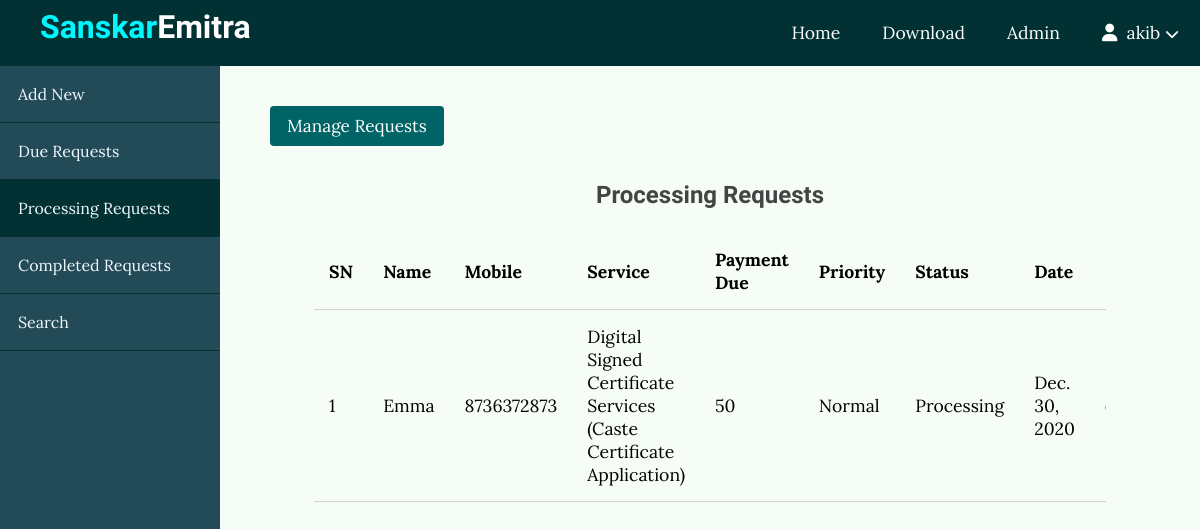
Page /customer/processing (signed in) on the committed database.
### customer/models.py (models this page shows)
class CustomerRecord(models.Model):
    name = models.CharField(max_length=64)
    mobile = models.CharField(max_length=10)
    service = models.CharField(max_length=25)
    subservice = models.CharField(max_length=25)
    payment = models.IntegerField()
    advance = models.IntegerField(default=0)
    priority = models.CharField(max_length=6)
    status = models.CharField(max_length=10, default='Due')
    date = models.DateField(auto_now_add=True, blank=False)

### customer/views.py (the view)
# urls.py: path('processing', views.processing_view, name='processing'),
@login_required(login_url="emitr:login")
def processing_view(request):
    records = CustomerRecord.objects.filter(status='Processing').order_by('-date')
    PaymentList = []
    for record in records:
        PaymentList.append((record.payment - record.advance))
    return render(request, 'customer/processing.html', {
        'records': zip(records, PaymentList)
    })

### customer/templates/customer/processing.html (shortened to what this page needs)
{% extends 'customer/layout.html' %}
{% block main %}
    <div class="admin-content">
        <div class="button-group">
            <div class="left">
                <button class="btn"><a href="{% url 'customer:manage_processing' %}">Manage Requests</a></button>
            </div>
        </div>
        <div class="content">
            <h2 class="page-title">Processing Requests</h2>
            <table>
                <thead>
                    <th>SN</th>
                    <th>Name</th>
                    <th>Mobile</th>
                    <th>Service</th>
                    <th>Payment Due</th>
                    <th>Priority</th>
                    <th>Status</th>
                    <th>Date</th>
                    <th colspan="1"></th>
                </thead>
                <tbody>
                    {% for record, RemainingPayment in records %}
                    <tr>
                        <td>{{ forloop.counter }}</td>
                        <td>{{ record.name }}</td>
                        <td>{{ record.mobile }}</td>
                        <td>{{ record.service }} ({{ record.subservice }})</td>
                        <td>{{ RemainingPayment }}</td>
                        <td>{{ record.priority }}</td>
                        <td>{{ record.status }}</td>
                        <td>{{ record.date }}</td>
                        <td><a href="{% url 'customer:edit' record.id %}" class="edit">edit</a></td>
                    </tr>
                    {% empty %}
                        <td colspan="9" style="text-align: center;"><h3>No Record to Show!</h3></td>
                    {% endfor %}
                </tbody>
            </table>
        </div>
    </div>
{% endblock %}

### customer/templates/customer/layout.html (shortened to what this page needs)
<!DOCTYPE html>
<html lang="en">
<head>
    {% load static %}
    <link href="{% static 'css/style.css' %}" rel="stylesheet">
    <link href="{% static 'css/admin.css' %}" rel="stylesheet">
</head>
<body>
    <header>
        <div class="logo">
            <h1 class="logo-text"><a href="{% url 'emitr:index' %}"><span>Sanskar</span>Emitra</a></h1>
        </div>
        {% if request.user.is_authenticated %}
        <ul class="nav">
            <li><a href="{% url 'emitr:index' %}">Home</a></li>
            <li><a href="{% url 'customer:download' %}">Download</a></li>
            <li><a href="{% url 'admin:index' %}" target="_blank">Admin</a></li>
            <li onclick="dropdownFunction()">
                <div>
                    <i class="fas fa-user"></i>
                    &nbsp;{{ request.user }}
                    <i class="fas fa-chevron-down" style="font-size: .8em;"></i>
                </div>
            </li>
        </ul>
        {% endif %}
    </header>
    <div class="admin-wrapper">
        <div class="left-sidebar">
            <ul>
                <li id="new"><a href="{% url 'customer:create' %}">Add New</a></li>
                <li id="Due"><a href="{% url 'customer:index' %}">Due Requests</a></li>
                <li id="Processing"><a href="{% url 'customer:processing' %}">Processing Requests</a></li>
                <li id="Done"><a href="{% url 'customer:completed' %}">Completed Requests</a></li>
                <li id="search"><a href="{% url 'customer:search' %}">Search</a></li>
            </ul>
        </div>
        {% block main %}{% endblock %}
    </div>
</body>
</html>

### static/css/style.css (style rules this page uses)
* { box-sizing: border-box; }
html, body { height: 100%; padding: 0px; margin: 0px; background: #f6fcf6; font-family: 'Lora', serif; }
h1, h2,h3, h4, h5, h6 { font-family: 'Candal', serif; color: #444; margin: 5px; }
a { text-decoration: none; color: inherit; }
.btn { padding: 0.5rem 1rem; background: #006366; color: white; border: 1px solid transparent; border-radius: .25rem; font-size: 1.08em; font-family: 'Lora', serif; }
table { width: 100%; border-collapse: collapse; font-size: 1.1rem; }
th, td { padding: 15px; text-align: left; border-bottom: 1px solid lightgrey; }
header { background: #008489; height: 66px; }
header * { color: white; }
header .logo { float: left; height: inherit; margin-left: 2em; }
header .logo-text { margin: 8px; font-family: 'Candal', serif; }
header .logo-text span { color: #00f7ff; }
header ul { float: right; margin: 0px; padding: 0px; list-style: none; transition: 0.5s; }
header ul li { float: left; position: relative; }
header ul li a { display: block; padding: 21px; font-size: 1.1em; text-decoration: none; }
header ul li div { display: block; padding: 21px; font-size: 1.1em; cursor: pointer; }
.content { width: 90%; margin: 30px auto 30px; }

### static/css/admin.css (style rules this page uses)
header { background: #013133; }
.admin-wrapper { height: calc(100% - 60px); display: flex; }
.admin-wrapper .left-sidebar { flex: 2; height: 100%; background: #234a57; }
.admin-wrapper .left-sidebar ul { list-style: none; margin: 0px; padding: 0px; color: aliceblue; }
.admin-wrapper .left-sidebar ul li { padding: 18px; display: block; border-bottom: 1px solid #013133; }
.admin-wrapper .admin-content { flex: 8; height: 100%; padding: 40px 50px 50px; overflow-y: scroll; }
.admin-wrapper .admin-content .content { overflow: auto; }
.admin-wrapper .admin-content .page-title { text-align: center; margin-bottom: 1.5rem; }

### rows in the picture
CustomerRecord: name "Emma", mobile "8736372873", service "Digital Signed Certificate Services", subservice "Caste Certificate Application", payment "50", priority "Normal", status "Processing", date "Dec. 30, 2020"

### other values in the picture
{{ request.user }} "akib"
